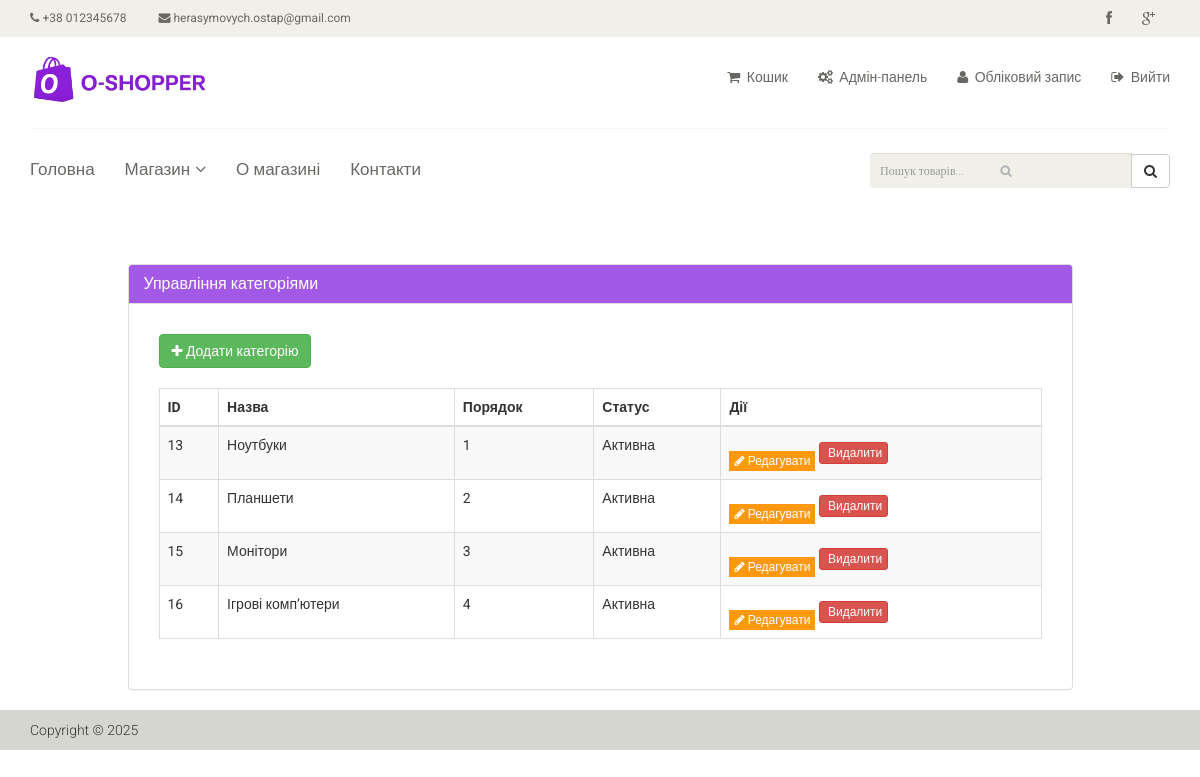
The app's page /admin/categories/index (signed in) with its own data.
### tables this page shows
CREATE TABLE `category` (
  `id` int(11) NOT NULL,
  `name` varchar(255) NOT NULL,
  `sort_order` int(11) NOT NULL DEFAULT 0,
  `status` int(11) NOT NULL DEFAULT 1
);

### config/routes.php (called while the page is built)
<?php
return [
    'product/([0-9]+)' => 'product/view/$1',
    'catalog' => 'catalog/index',
    'category/([0-9]+)' => 'catalog/category/$1',
    'review/add/([0-9]+)' => 'review/add/$1',
    'favorite/add/([0-9]+)' => 'favorite/add/$1',
    'favorite/remove/([0-9]+)' => 'favorite/remove/$1',
    'user/favorites' => 'favorite/index',
    'cart/add' => 'cart/add',
    'cart/update' => 'cart/update',
    'cart/remove' => 'cart/remove',
    'cart/clear' => 'cart/clear',
    'cart/checkout' => 'cart/checkout',
    'cart/success/([0-9]+)' => 'cart/success/$1',
    'cart' => 'cart/index',
    'search' => 'search/index',
    'search/ajax' => 'search/ajax',
    'user/register' => 'user/register',
    'user/login' => 'user/login',
    'user/logout' => 'user/logout',
    'user/profile' => 'user/profile',
    'user/edit' => 'user/edit',
    'user' => 'user/index',
    'admin/products/index' => 'admin/products/index',
    'admin/products/create' => 'admin/products/create',
    'admin/products/update/([0-9]+)' => 'admin/products/update/$1',
    'admin/products/delete/([0-9]+)' => 'admin/products/delete/$1',
    'admin/categories/index' => 'admin/categories/index',
    'admin/categories/create' => 'admin/categories/create',
    'admin/categories/update/([0-9]+)' => 'admin/categories/update/$1',
    'admin/categories/delete/([0-9]+)' => 'admin/categories/delete/$1',
    'admin/orders/index' => 'admin/orders/index',
    'admin/orders/view/([0-9]+)' => 'admin/orders/view/$1',
    'admin/orders/update/([0-9]+)' => 'admin/orders/update/$1',
    'admin/orders/delete/([0-9]+)' => 'admin/orders/delete/$1',
    'admin/users/index' => 'admin/users/index',
    'admin/users/create' => 'admin/users/create',
    'admin/users/update/([0-9]+)' => 'admin/users/update/$1',
    'admin/users/delete/([0-9]+)' => 'admin/users/delete/$1',
    'admin/reviews/index' => 'admin/reviews/index',
    'admin/reviews/view/([0-9]+)' => 'admin/reviews/view/$1',
    'admin/reviews/update/([0-9]+)' => 'admin/reviews/update/$1',
    'admin/reviews/delete/([0-9]+)' => 'admin/reviews/delete/$1',
    'admin' => 'admin/index',
    'about' => 'site/about',
    'contact' => 'site/contact',
    '' => 'site/index',
];

### controllers/AdminController.php (called while the page is built, shortened)
<?php
class AdminController {
    public function actionCategories() {
        $categories = Category::getCategoriesList();
        require_once(ROOT . '/views/admin/categories/index.php');
        return true;
    }
}

### index.php (called while the page is built, shortened)
<?php
$router = new Router();
$router->run();

### models/Category.php (called while the page is built, shortened)
<?php
class Category {
    public static function getCategoriesList() {
        $db = Db::getConnection();
        $query = "SELECT id, name, sort_order, status FROM category ORDER BY sort_order ASC";
        $result = $db->query($query);
        $data = $result->fetchAll(PDO::FETCH_ASSOC);
        return $data;
    }
}

### views/admin/categories/index.php (the view)
<?php
require_once(ROOT . '/views/layouts/header.php');
$categories = Category::getCategoriesList();
?>
<div class="container" style="margin-top: 40px;">
    <div class="row">
        <div class="col-md-10 col-md-offset-1">
            <div class="panel panel-default">
                <div class="panel-heading" style="background: #a259e6; color: #fff;">
                    <h2 class="panel-title" style="margin: 0;">Управління категоріями</h2>
                </div>
                <div class="panel-body" style="padding: 30px;">
                    <a href="/admin/categories/create" class="btn btn-success" style="margin-bottom: 20px;">
                        <i class="fa fa-plus"></i> Додати категорію
                    </a>
                    <table class="table table-bordered table-striped">
                        <thead>
                            <tr>
                                <th>ID</th>
                                <th>Назва</th>
                                <th>Порядок</th>
                                <th>Статус</th>
                                <th>Дії</th>
                            </tr>
                        </thead>
                        <tbody>
                        <?php foreach ($categories as $cat): ?>
                            <tr>
                                <td><?= $cat['id'] ?></td>
                                <td><?= htmlspecialchars($cat['name']) ?></td>
                                <td><?= $cat['sort_order'] ?></td>
                                <td><?= $cat['status'] ? 'Активна' : 'Неактивна' ?></td>
                                <td>
                                    <a href="/admin/categories/update/<?= $cat['id'] ?>" class="btn btn-primary btn-xs"><i class="fa fa-pencil"></i> Редагувати</a>
                                    <a href="/admin/categories/delete/<?= $cat['id'] ?>" class="btn btn-danger btn-xs" onclick="return confirm('Видалити категорію?');"><i class="fa fa-trash"></i> Видалити</a>
                                </td>
                            </tr>
                        <?php endforeach; ?>
                        </tbody>
                    </table>
                </div>
            </div>
        </div>
    </div>
</div>
<?php
require_once(ROOT . '/views/layouts/footer.php');
?>

### components/Router.php (shortened to what this page needs)
<?php
class Router {
    private $routes;
    public function __construct()
    {
        $routesPath = ROOT . '/config/routes.php';
        $this->routes = include($routesPath);
    }
    public function run() {
        $uri = trim($_SERVER["REQUEST_URI"], '/');
        $uri = explode('?', $uri, 2)[0];
        foreach ($this->routes as $uriPattern => $path) {
            if(preg_match("~$uriPattern~", $uri)) {
                $internalRoute = preg_replace("~$uriPattern~", $path, $uri);
                $segments = explode('/',  $internalRoute);
               $controllerName = ucfirst(array_shift($segments)) . 'Controller';
               $actionName = 'action' . ucfirst(array_shift($segments));
                $controllerObject = new $controllerName;
                $result = call_user_func_array(array( $controllerObject, $actionName), $segments);
                if($result == true)
                    break;
            }
        }
    }
}

### template/css/main.css (style rules this page uses)
body { font-family: 'Roboto', sans-serif; position: relative; font-weight: 400px; }
a { -webkit-transition: 300ms; -moz-transition: 300ms; -o-transition: 300ms; transition: 300ms; }
h1, h2, h3, h4, h5, h6 { font-family: 'Roboto', sans-serif; }
.btn.btn-primary { background:#FE980F; border: 0 none; border-radius: 0; margin-top: 16px; }

### records on screen
category: id "13", name "Ноутбуки", sort_order "1", status "Активна"
category: id "14", name "Планшети", sort_order "2", status "Активна"
category: id "15", name "Монітори", sort_order "3", status "Активна"
category: id "16", name "Ігрові комп’ютери", sort_order "4", status "Активна"
